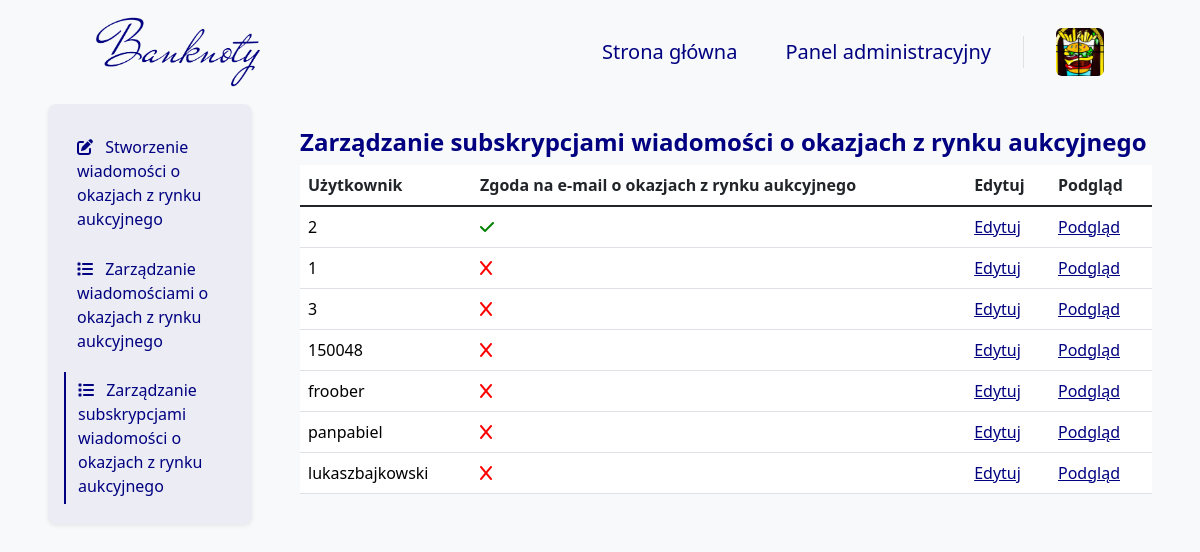
/auction_opportunities/user/AdminPanel/ (signed in), run on an earlier commit of the app's database.
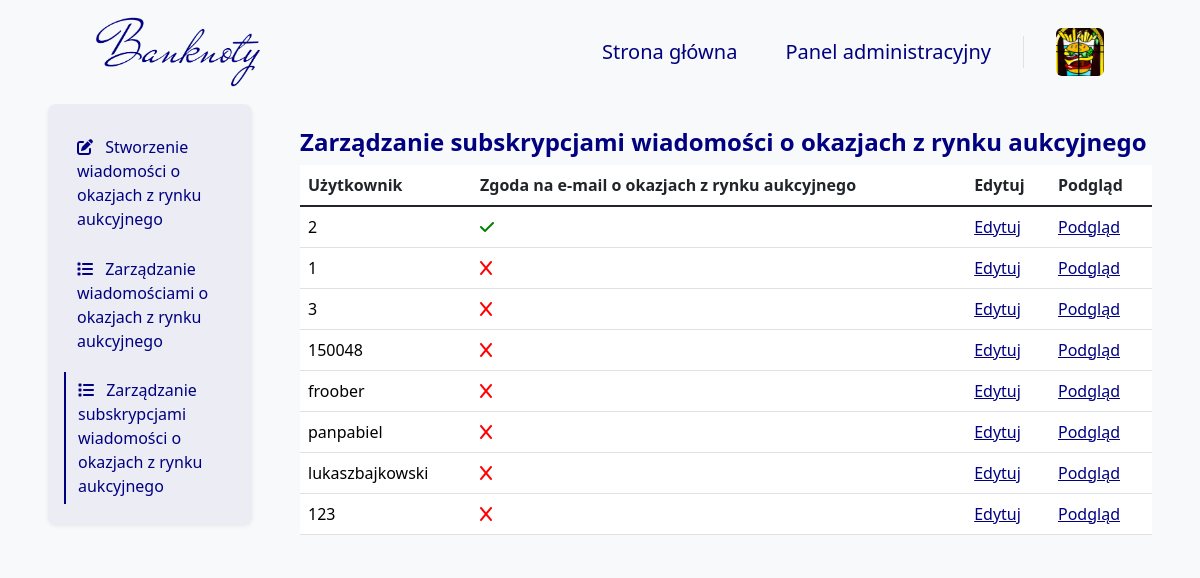
And on a later commit of the database.
### blog/models.py (models this page shows, shortened)
class User(models.Model):
    GENDER_CHOICES = (
        ('M', 'Mężczyzna'),
        ('K', 'Kobieta'),
        ('I', 'Inna'),
    )
    user = models.OneToOneField(
        User,
        on_delete=models.CASCADE,
        verbose_name="Użytkownik")
    bio = models.TextField(
        null=False,
        blank=True,
        validators=[validate_bio],
        verbose_name="Bio",
        help_text="Krótka informacja o użytkowniku, maksymalnie 512 znaków.")
    profile_pic = models.ImageField(
        null=False,
        blank=False,
        default="images/profile/1.png",
        upload_to="images/user/",
        verbose_name="Zdjęcie profilowe")
    phone_number = PhoneNumberField(
        region='PL',
        null=True,
        blank=True,
        unique=True,
        verbose_name="Numer telefonu")
    gender = models.CharField(
        choices=GENDER_CHOICES,
        null=False,
        blank=False,
        default='Mężczyzna',
        verbose_name="Płeć",
        max_length=6)
    newsletter = models.BooleanField(
        default=False,
        verbose_name="Biuletyn")
    miss_news = models.BooleanField(
        default=False,
        verbose_name="Pominięte artykuły")
    meetups_news = models.BooleanField(
        default=True,
        verbose_name="Spotkania i wydarzenia")
    opportunities_news = models.BooleanField(
        default=False,
        verbose_name="Okazje z rynku aukcyjnego")
    company_news = models.BooleanField(
        default=True,
        verbose_name="Wiadomości od Banknoty")
    replay_news = models.BooleanField(
        default=False,
        verbose_name="Shot wydzarzeń na Banknoty")
    development_news = models.BooleanField(
        default=False,
        verbose_name="Informacje o rozwoju i zmianach na Banknoty")
    opened_posts = models.ManyToManyField(
        Blog,
        blank=True,
        related_name='opened_by_users',
        verbose_name="Otwarte posty"
    )
    can_be_author = models.BooleanField(
        default=False,
        verbose_name="Czy może być autorem",
        help_text='Czy wniosek na autora został rozpatrzony pozytywnie.')
    def __init__(self, *args, temp=65, **kwargs):
        self.temp = temp
        return super().__init__(*args, **kwargs)
    def is_profile_pic(self):
        if self.profile_pic == "images/profile/1.png":
            return False
        else:
            return True
    is_profile_pic.boolean = True
    is_profile_pic.short_description = 'Zdjęcie profilowe'
    def is_bio(self):
        if self.bio:
            return True
        else:
            return False
    is_bio.boolean = True
    is_bio.short_description = 'Bio'
    def is_phone_number(self):
        if self.phone_number:
            return True
        else:
            return False
    is_phone_number.boolean = True
    is_phone_number.short_description = 'Phone number'
    def is_newsletter(self):
        if self.newsletter:
            return True
        else:
            return False
    is_newsletter.boolean = True
    is_newsletter.short_description = 'Newsletter'

### blog/views_admin/newsletter/auction_opportunities/auction_opportunities_views.py (the view)
# urls.py: path('auction_opportunities/user/AdminPanel/', auction_opportunities_user_manage_admin_panel_view,
@superuser_required
def auction_opportunities_user_manage_admin_panel_view(request):
    users = DjangoUser.objects.all().order_by('user__id')
    context = get_paginated_context(request, users, 10)
    return render(
        request,
        'AdminTemplates/Newsletter/AuctionOpportunities/AuctionOpportunitiesUserManageAdmin.html',
        context
    )

### blog/views.py (called while the page is built)
def get_paginated_context(request, queryset, items_per_page=10):
    paginator = Paginator(queryset, items_per_page)
    page_number = request.GET.get('page')
    page_obj = paginator.get_page(page_number)
    context = {
        'page_obj': page_obj,
    }
    return context

### templates/AdminTemplates/Newsletter/AuctionOpportunities/AuctionOpportunitiesUserManageAdmin.html (shortened to what this page needs)
{% extends 'base.html' %}
{% block navbar %}
    {% include 'Navbar/NavbarAdmin.html' %}
{% endblock %}
{% block content %}
    <div class="container-fluid">
        <div class="row">
            <div class="col-12 col-lg-3 px-5 px-lg-5 mx-auto bg-body-tertiary">
                {% include 'AdminTemplates/Newsletter/AuctionOpportunities/Elements/Navigation.html' %}
            </div>
            <div class="col-12 col-lg-9 px-5 px-lg-0 pe-lg-5 pt-4 pt-lg-3 mx-auto bg-body-tertiary mt-2">
                <h4 class="mb-0 pb-2 fw-bold text-navy">
                    Zarządzanie subskrypcjami wiadomości o okazjach z rynku aukcyjnego
                </h4>
                {% include 'AdminTemplates/Newsletter/AuctionOpportunities/Elements/Table/AuctionOpportunitiesUser.html' %}
            </div>
        </div>
    </div>
{% endblock %}

### templates/AdminTemplates/Newsletter/AuctionOpportunities/Elements/Table/AuctionOpportunitiesUser.html
<table class="table table-hover">
    <thead>
    <tr>
        <th scope="col">Użytkownik</th>
        <th scope="col">Zgoda na e-mail o okazjach z rynku aukcyjnego</th>
        <th scope="col">Edytuj</th>
        <th scope="col">Podgląd</th>
    </tr>
    </thead>
    <tbody class="table-group-divider">
    {% for user in page_obj %}
        <tr>
            <td>
                <a class="admin_panel_link"
                   href="{% url 'auction_opportunities_user_detail_admin_panel' user.pk %}">
                    {{ user.user }}
                </a>
            </td>
            <td>
                <a class="admin_panel_link"
                   href="{% url 'auction_opportunities_user_detail_admin_panel' user.pk %}">
                    {% if user.opportunities_news %}
                        <i class="fa-solid fa-check"></i>
                    {% else %}
                        <i class="fa-solid fa-x"></i>
                    {% endif %}
                </a>
            </td>
            <td>
                <a class="admin_panel_edit_link"
                   href="{% url 'auction_opportunities_user_edit_admin_panel' user.pk %}">
                    Edytuj
                </a>
            </td>
            <td>
                <a class="admin_panel_edit_link"
                   href="{% url 'auction_opportunities_user_detail_admin_panel' user.pk %}">
                    Podgląd
                </a>
            </td>
        </tr>
    {% endfor %}
    </tbody>
</table>

What changed in the data, as far as the page shows it:
added User: user "123", opportunities_news False (drawn)
